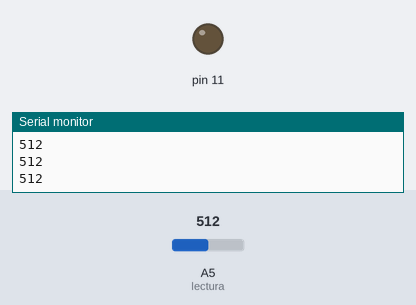
The sketch below on a simulated Arduino Uno, built with avr-gcc and run on an emulated ATmega328P. On the bench: output pins drawn as LEDs (lit = HIGH), the last lines printed to the serial monitor. The inputs (shaded band) are chosen by the test bench; at power-on: A5 (lectura) = 512.

Above: at 1.2 s.
1.3 s: A5 (lectura) set to 588
2.8 s: A5 (lectura) set to 613
At 3.7 s:
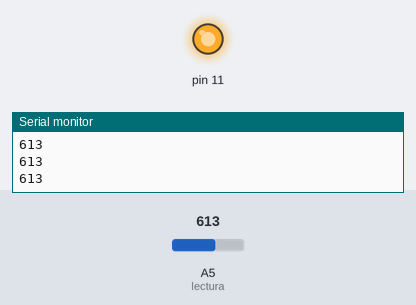
4.3 s: A5 (lectura) set to 590
At 4.8 s:
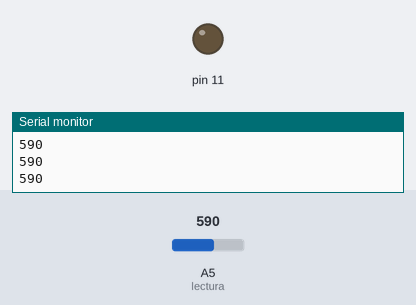
5.8 s: A5 (lectura) set to 609
At 6.9 s:
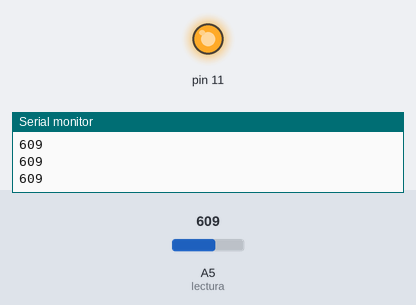
Timing chart, 0 to 8.3 s (numbered marks = the images above; inputs shaded):
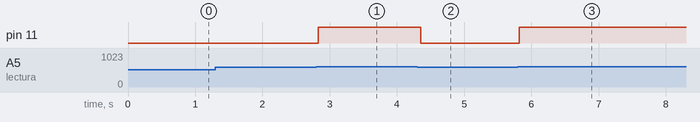

The sketch:

oximetro.ino
```cpp
int lectura=A5;
int senal=0;
void setup() {
  // put your setup code here, to run once:
  Serial.begin(9600);
  pinMode(lectura,INPUT);
  pinMode(11,OUTPUT);
}

void loop() {
  // put your main code here, to run repeatedly:

  senal=analogRead(lectura);
  Serial.println(senal);
  if(senal >= 600)
  {
    digitalWrite(11,HIGH);
    delay(30);
  }
  if(senal <= 599)
  {
    digitalWrite(11,LOW);
  }
delay (50);
Serial.println(senal);
}
```

Measured:
- the behaviour switches between 599 and 600 on A5 (lectura) (found by bisection; images 0 and 1)
- after the input at 2.8 s, pin 11: LOW → HIGH at once
- after the input at 4.3 s, pin 11: HIGH → LOW after 0.06 s
- after the input at 5.8 s, pin 11: LOW → HIGH at once
